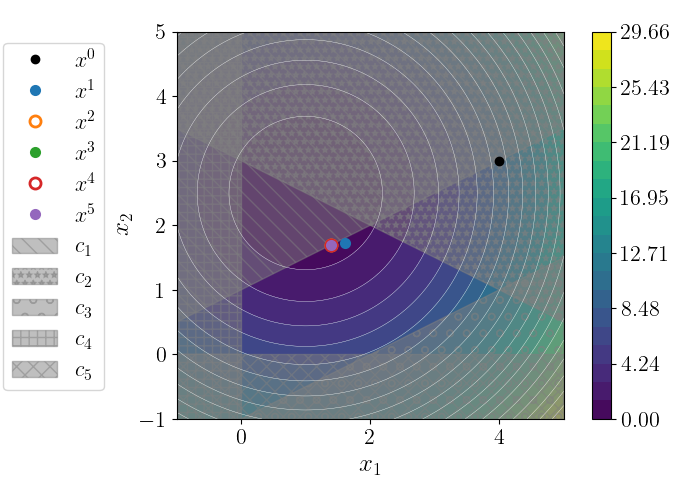

The Python source for this figure:
import matplotlib.pyplot as plt
from cycler import cycler
import numpy as np
import os
import sys
import cvxpy as cp
import cvxopt 
import scipy
from scipy.optimize import minimize, Bounds
from scipy.optimize import LinearConstraint, NonlinearConstraint

projectDir = "/home/mtaho/Code/Courses/ConstrainedOptimization"
# projectDir = "C:/Users/marku/Programming/ConstrainedOptimization"
sys.path.append(os.path.realpath(f"{projectDir}"))

from mtaho.plot_settings import define_plot_settings
from mtaho.src.FiniteDifference import FD
from mtaho.src.BasicOpt import Opt
from mtaho.src.Solvers import Solvers

workDir = f"{projectDir}/mtaho/w06"

def funContour(X, Y):
    tmp1 = X - 1
    tmp2 = Y - 2.5
    f = tmp1**2 + tmp2**2
    return f

## Problem
# min_x : 0.5*x'Hx + g'x
# s.t.  : A'x >= b

H = np.array(([[2, 0],
               [0, 2]]))
g = np.array([[-2, -5]]).T
At = np.array(([[1.0  ,-2.0],
                [-1.0 ,-2.0],
                [-1.0 ,2.0],
                [1.0  ,0.0],
                [0.0  ,1.0]])) 
A = At.T
b = - np.array([[2.0, 6.0, 2.0, 0.0, 0.0]]).T

### Interior point set algorithm for convex QPs:

## Interface:
# min_x : 0.5*x'Hx + g'x
# s.t.  : A'x = b
#       : C'x >= d

C = A.copy()
d = b.copy()
A = np.zeros((2, 1))
b = np.zeros((1, 1))

## Test method
x0 = np.array([[4.0, 3.0]]).T
W = [2, 4]
sol = Solvers.QPSolverInteriorPoint(H, g, C, d, x0=x0)

# print(sol)

### Contour plot
xlim = [-1, 5]
ylim = [-1, 5]
fig, ax = Opt.contourPlot(funContour,
                          xlim=xlim, ylim=ylim,
                          colorScale='linear', figSize=(7, 5),
                          fontSize=18)
ms = 6
# custom_cycler = (cycler(color=['r', 'b', 'g', 'm', 'c', 'y']))
# ax.set_prop_cycle(custom_cycler)

# Plot solutions
ax.plot(x0[0], x0[1], 'ko', label='$x^0$', markersize=ms)
for i, x in enumerate(sol['xiter'].T):
    ms = 6
    mfc = None
    if i % 2:
        ms = 8
        mfc = 'none'    
    ax.plot(x[0], x[1], 'o', label=f'$x^{i+1}$', markersize=ms,
            markerfacecolor=mfc, markeredgewidth=2)


# Draw constraints
xc = np.linspace(xlim[0], xlim[1])
yc = np.linspace(ylim[0], ylim[1])
alpha = 0.5
yc1 = (xc + 2)/2
yc2 = (-1*xc + 6)/2
yc3 = -(-1*xc + 2)/2
ax.fill_between(xc, yc1, np.repeat(5, 50), color='grey', alpha=alpha, label='$c_1$',
        hatch='\\\\') 
ax.fill_between(xc, yc2, np.repeat(5, 50), color='grey', alpha=alpha, label='$c_2$',
        hatch='**') 
ax.fill_between(xc, yc3, np.repeat(-5, 50), color='grey', alpha=alpha, label='$c_3$',
        hatch='o') 
ax.fill_betweenx(yc, np.repeat(-5, 50), color='grey', alpha=alpha, label='$c_4$',
                hatch='++') 
ax.fill_between(xc, np.repeat(-5, 50), color='grey', alpha=alpha, label='$c_5$',
        hatch='xx') 

ax.set_xlim(xlim)
ax.set_ylim(xlim)

ax.legend(bbox_to_anchor=(-0.16, 1))
ax.set_aspect('equal')
fig.tight_layout()
fig.savefig(f'{workDir}/ex01.png')